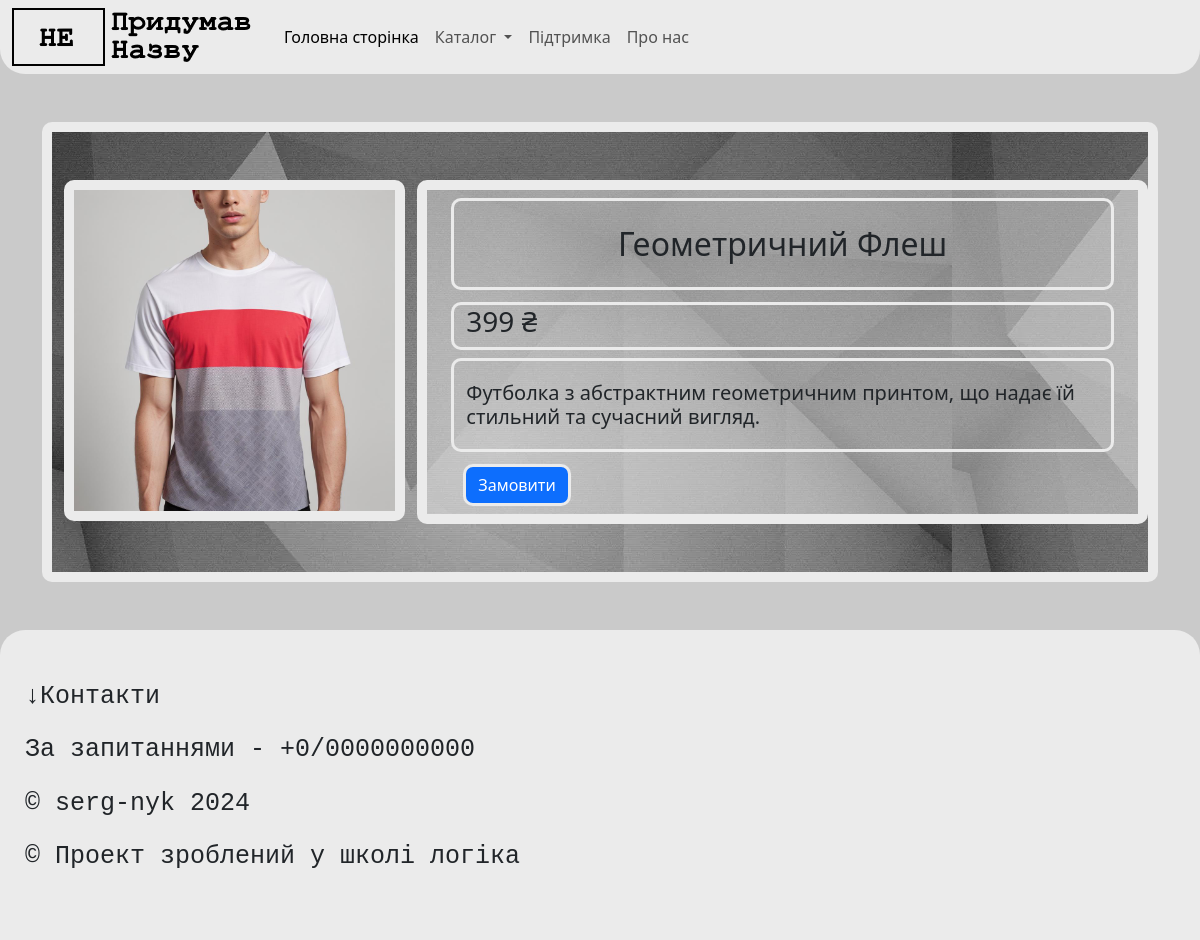
Screenshot of /product/10 with the database file from the repository.
### tables this page shows
CREATE TABLE "products" (
	"id"	INTEGER,
	"title"	TEXT NOT NULL,
	"description"	TEXT DEFAULT 'This product has no description / Цей продукт не має опису',
	"image"	TEXT,
	"date"	INTEGER DEFAULT CURRENT_TIMESTAMP,
	"category_id"	INTEGER,
	"price"	INTEGER,
	FOREIGN KEY("category_id") REFERENCES "categories"("id"),
	PRIMARY KEY("id" AUTOINCREMENT)
);

### main.py (the view)
@app.route("/product/<product_id>")
def product(product_id):
    categories = db.get_all_categories()
    product = db.get_product(int(product_id))
    return render_template("product.html", title = product[1], product = product, categories = categories)

### sql_queries.py (called while the page is built)
    def open(self):
        self.connection = sqlite3.connect(self.dbname) # Підключаємося до бази даних
        self.cursor = self.connection.cursor()

    def close(self):
        self.cursor.close()
        self.connection.close()

    def get_all_categories(self):
        self.open()
        self.cursor.execute("SELECT * FROM categories")
        data = self.cursor.fetchall()
        self.close()
        return data

    def get_product(self, product_id):
        self.open()
        self.cursor.execute('''SELECT * FROM products WHERE "id"=?''', [product_id])
        data = self.cursor.fetchone()
        self.close()
        return data

### templates/product.html (shortened to what this page needs)
{% extends 'base_template.html' %}  {% block content %}
<div class="container py-5">
  <div
    class="container py-5 product-img"
    style="background-image: url('/static/img/background.jpg')"
  >
    <div class="row">
      <div class="col-12 col-md-4">
        <img
          src="{{ url_for('static', filename='img/'+product[3]) }}"
          class="img-fluid product-img"
          alt="..."
        />
      </div>
      <div
        class="col-12 col-md-8 product-img"
        style="background-color: #ebebeb75"
      >
        <div class="container py-2">
          <div class="container small-outline">
            <h2 class="my-4 text-center">{{product[1]}}</h2>
          </div>
        </div>
        <div class="container py-1">
          <div class="container small-outline">
            <h3>{{product[6]}} ₴</h3>
          </div>
        </div>
        <div class="container py-1">
          <div
            class="container small-outline py-1"
          >
            <h5 class="my-3">{{product[2] | safe}}</h5>
          </div>
        </div>
        <div class="container py-2">
          <div class="container">
            <a href="{{ url_for('order', product_id = product[0]) }}">
              <button type="button" class="btn btn-primary small-outline">
                Замовити
              </button>
            </a>
          </div>
        </div>
      </div>
    </div>
  </div>
</div>
{% endblock content %}

### static/style.css (style rules this page uses)
body { background: #cacaca; }
.product-img { border: 10px solid #ebebeb; border-radius: 10px; }
.small-outline { border: 3px solid #ebebeb; border-radius: 10px; }

### rows the page displays
products: image (picture), title "Геометричний Флеш", price "399", description "Футболка з абстрактним геометричним принтом, що надає їй стильний та сучасний вигляд."
